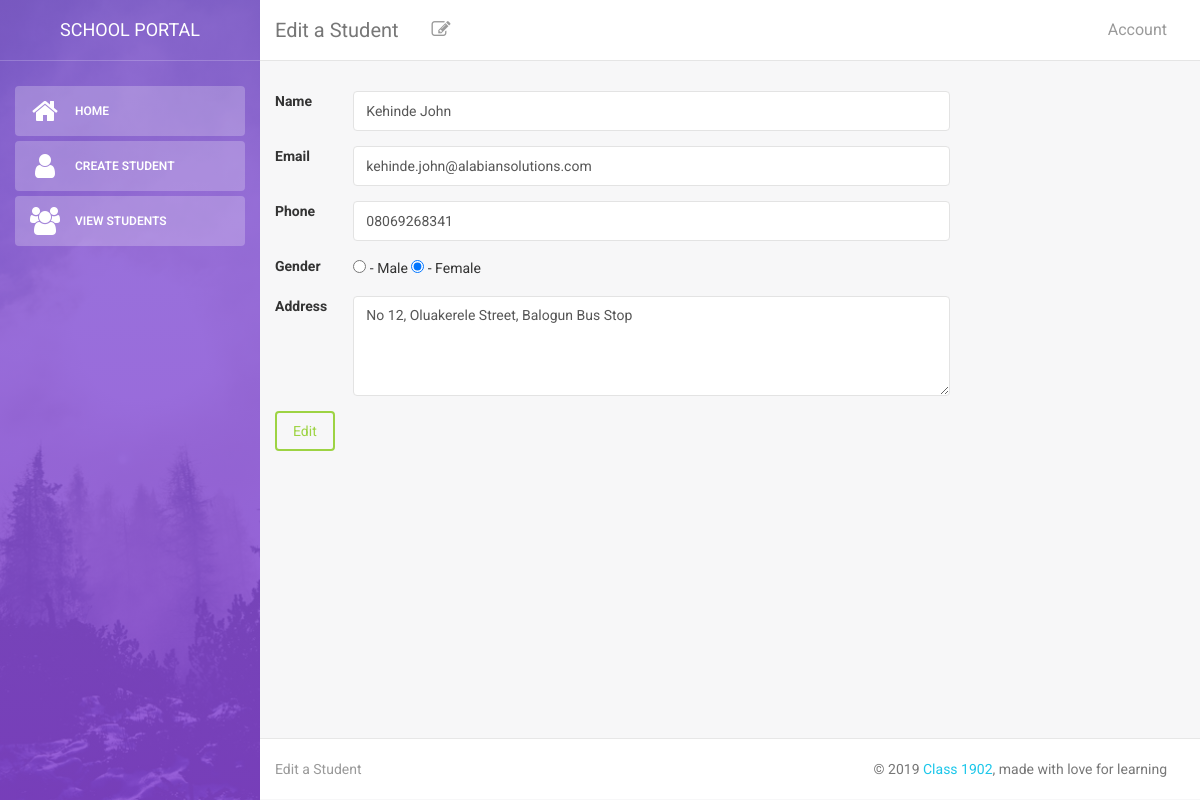
Page /project1902/edit-student.php?id=10 on the committed database.
### tables this page shows
CREATE TABLE `registration` (
  `id` int(200) NOT NULL,
  `name` char(50) NOT NULL,
  `email` varchar(50) NOT NULL,
  `password` varchar(64) NOT NULL,
  `passport` varchar(16) NOT NULL,
  `gender` enum('male','female') NOT NULL,
  `authority` enum('admin','student') NOT NULL,
  `phone` varchar(20) NOT NULL,
  `address` text,
  `date_registered` timestamp NOT NULL DEFAULT CURRENT_TIMESTAMP ON UPDATE CURRENT_TIMESTAMP
);

### project1902/edit-student.php (the view, shortened to what this page needs)
<?php
	require_once 'connection.php';
	if(isset($_GET['id'])){
		$id = $_GET['id'];
		$query = "SELECT * from registration WHERE id = $id";
		if($result = mysqli_query($connection, $query)){
			if(mysqli_num_rows($result)){
				$row = mysqli_fetch_assoc($result);
				$disabled = "";
				$name = $row['name'];
				$email = $row['email'];
				$phone = $row['phone'];
				$address = $row['address'];
				if($row['gender'] == 'male'){
					$selectMale = "checked";
					$selectFemale = "";
				} else{
					$selectMale = "";
					$selectFemale = "checked";
				}
			}
		}
		else {
			goToErrorPage(300, "Query Error ".mysqli_error($connection));
		}
	}
	require_once 'templates/head.php';
?>
<body>
<div class="wrapper">
	<?php require_once "templates/side-bar.php" ?>
	<div class="main-panel">
    <?php require_once 'templates/masthead.php'; ?>
    <div class="content">
      <div class="container-fluid">
        <div class="row">
					<form action="create-student-processor.php" method="post">
						<div class="form-group row">
							<label class="col-md-1">
								Name
							</label>
							<div class="col-md-8">
								<input <?php echo $disabled; ?> class="form-control" type="text" name="name" required value="<?php echo $name ;?>" />
							</div>
						</div>
						<div class="form-group row">
							<label class="col-md-1">
								Email
							</label>
							<div class="col-md-8">
								<input <?php echo $disabled; ?> class="form-control" type="email" name="email" required value="<?php echo $email ;?>"/>
							</div>
						</div>
						<div class="form-group row">
							<label class="col-md-1">
								Phone
							</label>
							<div class="col-md-8">
								<input value="<?php echo $phone ;?>" <?php echo $disabled; ?> class="form-control" type="text" name="phone" required>
							</div>
						</div>
						<div class="form-group row">
							<label class="col-md-1">
								Gender
							</label>
							<div class="col-md-8">
								<input <?php echo $disabled; echo $selectMale; ?> class="" type="radio" value="male" name="gender" required> - Male
								<input <?php echo $disabled; echo $selectFemale;?> class="" type="radio" value="female" name="gender" required> - Female
							</div>
						</div>
						<div class="form-group row">
							<label class="col-md-1">
								Address
							</label>
							<div class="col-md-8">
								<textarea <?php echo $disabled; ?> required class="form-control" name="address" style="height: 100px;"><?php echo $address ;?></textarea>
							</div>
						</div>
						<div>
							<button <?php echo $disabled; ?> class="btn btn-success" type="submit" value="<?php echo $id ;?>" name="edit"/>Edit</button>
						</div>
					</form>
        </div>
      </div>
    </div>
    <?php require_once 'templates/footer.php'; ?>
</div>
</div>
</body>
</html>

### rows in the picture
registration: name "Kehinde John", email "kehinde.john@alabiansolutions.com", phone "08069268341", address "No 12, Oluakerele Street, Balogun Bus Stop"

### other values in the picture
SITENAME "SCHOOL PORTAL"
$title "Edit a Student"
